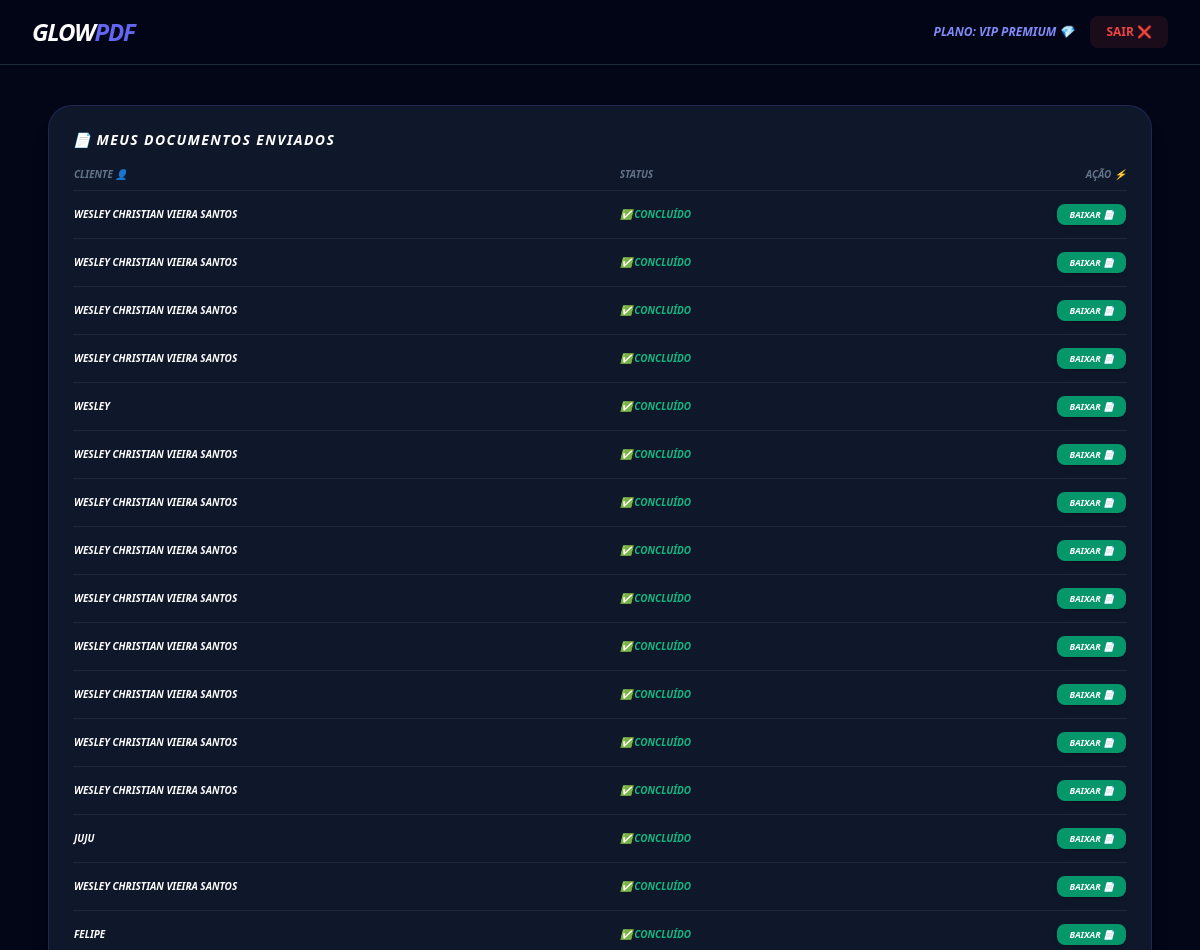
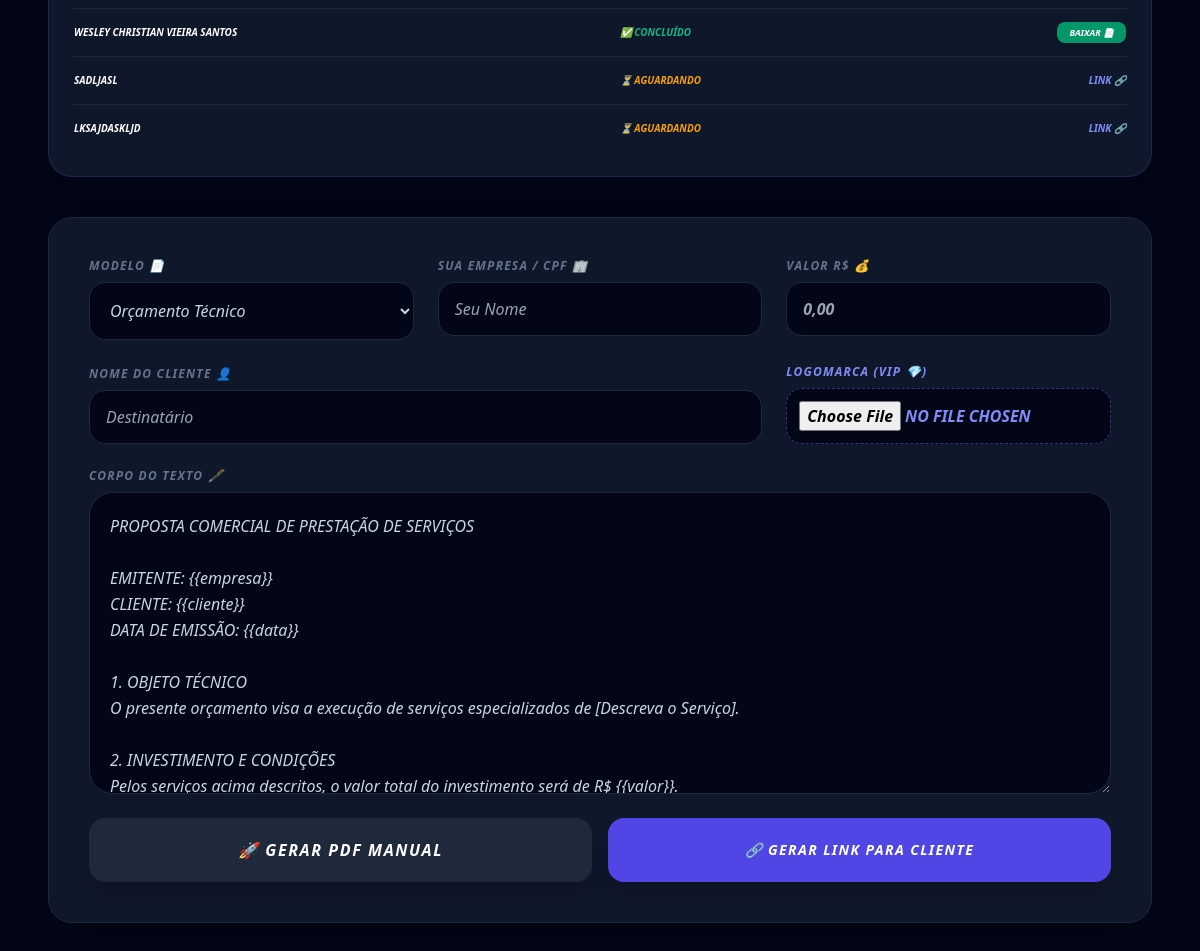
The page /index.php (signed in) on the database as committed earlier (2 pictures, top to bottom).
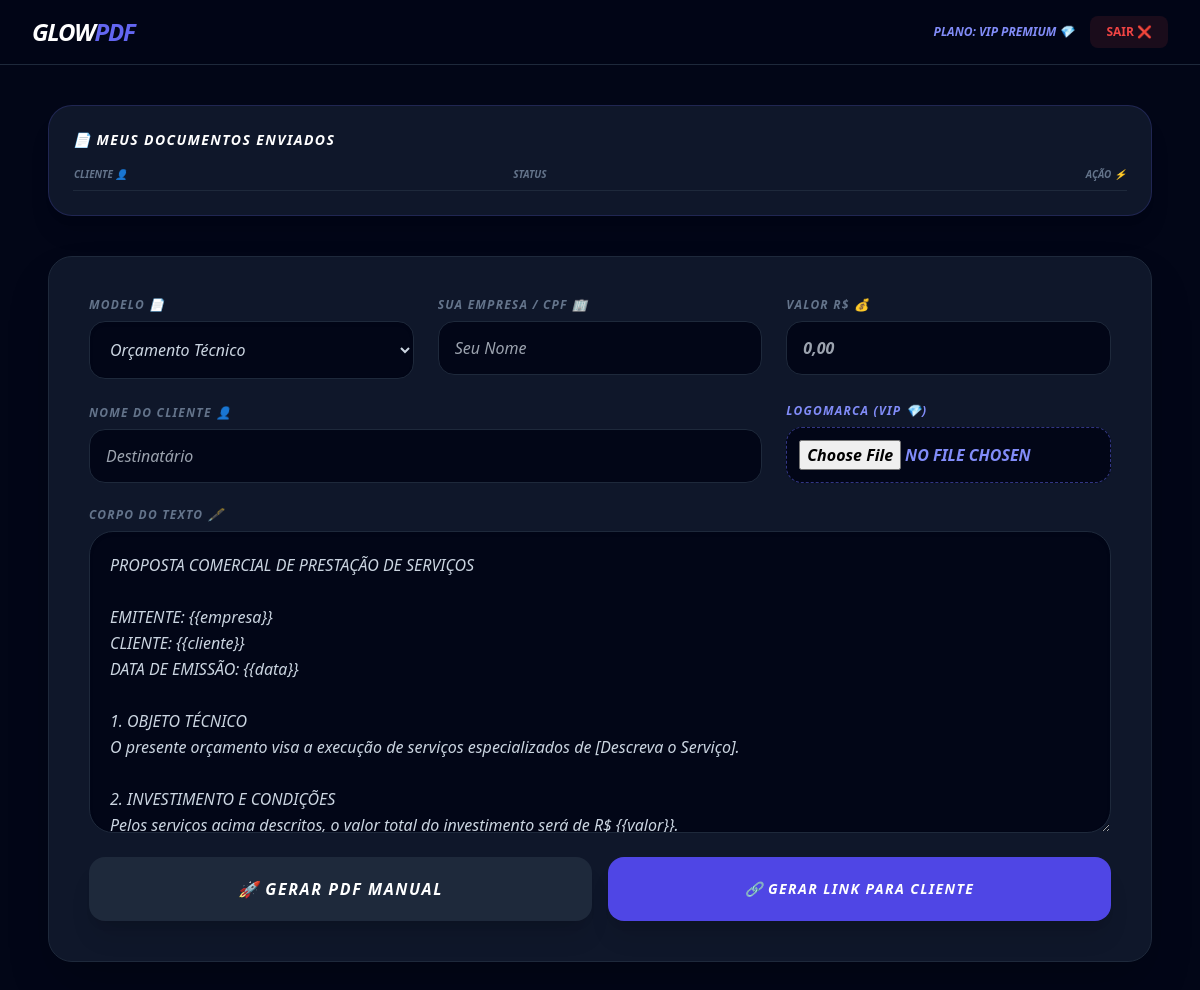
The same page on the database as committed later.
### tables this page shows
CREATE TABLE documentos (
    id INTEGER PRIMARY KEY AUTOINCREMENT,
    token VARCHAR(100) DEFAULT NULL,
    usuario_id INTEGER DEFAULT NULL,
    tipo VARCHAR(100) DEFAULT NULL,
    empresa VARCHAR(255) DEFAULT NULL,
    cliente VARCHAR(255) DEFAULT NULL,
    valor VARCHAR(50) DEFAULT NULL,
    descricao TEXT DEFAULT NULL,
    logo_empresa LONGTEXT DEFAULT NULL,
    assinatura_cliente LONGTEXT DEFAULT NULL,
    assinatura_empresa LONGTEXT DEFAULT NULL,
    status TEXT DEFAULT "pendente" CHECK(status IN ("pendente","assinado_cliente","assinado")),
    criado_em DATETIME DEFAULT CURRENT_TIMESTAMP
);

### index.php (the view, shortened to what this page needs)
<?php
try {
    $pdo = new PDO("sqlite:" . __DIR__ . "/glow.db");
    $pdo->setAttribute(PDO::ATTR_ERRMODE, PDO::ERRMODE_EXCEPTION);
    $pdo->setAttribute(PDO::ATTR_DEFAULT_FETCH_MODE, PDO::FETCH_ASSOC);
} catch (Exception $e) { $error_db = "Erro de conexão."; }
$hoje = date("Y-m-d"); $is_pro = false;
if (isset($_SESSION["user"])) {
    $stmt = $pdo->prepare("SELECT status, expira_em FROM usuarios WHERE id = ?");
    $stmt->execute([$_SESSION["user"]["id"]]);
    $check = $stmt->fetch();
    if ($check && $check["status"] === "ativo" && $check["expira_em"] >= $hoje) { $is_pro = true; }
}
?>
<!DOCTYPE html>
<html lang="pt-br">
<head>
    <script src="https://cdn.tailwindcss.com"></script>
</head>
<body class="bg-custom text-slate-300 min-h-screen font-sans">
    <nav class="bg-[#020617]/80 backdrop-blur-md border-b border-slate-800 sticky top-0 z-50">
        <div class="max-w-7xl mx-auto px-4 sm:px-6 lg:px-8">
            <div class="flex justify-between h-16 items-center">
                <h1 class="text-xl md:text-2xl font-black text-white italic tracking-tighter">GLOW<span class="text-indigo-500">PDF</span></h1>
                <div class="hidden md:flex items-center gap-4">
                    <?php if (isset($_SESSION["user"])): ?>
                        <span class="text-xs font-bold text-indigo-400 uppercase italic text-xs">PLANO: <?= $is_pro ? "VIP PREMIUM 💎" : "GRATUITO" ?></span>
                        <a href="?logout=1" class="bg-red-500/10 text-red-500 px-4 py-2 rounded-lg text-xs font-bold uppercase">SAIR ❌</a>
                    <?php endif; ?>
                </div>
            </div>
        </div>
    </nav>
    <main class="max-w-6xl mx-auto py-6 md:py-10 px-4 md:px-6">
        <?php if($is_pro): ?>
        <div class="mb-10 card-custom p-6 rounded-3xl border-indigo-500/20 shadow-xl italic">
            <h3 class="text-white font-bold mb-4 flex items-center gap-2 text-sm uppercase tracking-widest text-indigo-400 italic italic italic">📄 Meus Documentos Enviados</h3>
            <div class="overflow-x-auto text-[10px] italic">
                <table class="w-full text-left italic italic">
                    <thead class="text-slate-500 border-b border-slate-800 uppercase italic italic italic"><tr><th class="pb-2 italic">Cliente 👤</th><th class="pb-2 italic">Status</th><th class="pb-2 text-right italic">Ação ⚡</th></tr></thead>
                    <tbody class="divide-y divide-slate-800 italic italic">
                        <?php
                        $stmt_doc = $pdo->prepare("SELECT * FROM documentos WHERE usuario_id = ? ORDER BY criado_em DESC");
                        $stmt_doc->execute([$_SESSION['user']['id']]);
                        foreach($stmt_doc->fetchAll() as $md): ?>
                        <tr class="hover:bg-slate-800/50 transition italic italic italic">
                            <td class="py-4 text-white font-bold uppercase italic italic italic italic"><?= $md['cliente'] ?></td>
                            <td class="italic italic italic"><?php if($md['status'] == 'pendente'): ?><span class="text-amber-500 font-bold uppercase italic italic italic italic italic">⏳ Aguardando</span><?php elseif($md['status'] == 'assinado_cliente'): ?><span class="text-indigo-400 font-bold uppercase italic italic italic italic">✨ Cliente Assinou!</span><?php else: ?><span class="text-emerald-500 font-bold uppercase italic italic italic italic">✅ Concluído</span><?php endif; ?></td>
                            <td class="text-right italic italic italic italic"><?php if($md['status'] == 'pendente'): ?><button onclick="prompt('Link:', 'https://<?= $_SERVER['HTTP_HOST'] ?>/assinar.php?id=<?= $md['token'] ?>')" class="text-indigo-400 font-bold uppercase italic italic italic italic italic">Link 🔗</button><?php elseif($md['status'] == 'assinado_cliente'): ?><button onclick="abrirAssinaturaEmpresa(<?= $md['id'] ?>)" class="bg-indigo-600 text-white px-3 py-1 rounded-lg font-black uppercase text-[9px] shadow-lg italic italic italic italic">ASSINAR ✍️</button><?php else: ?><a href="?baixar_doc=<?= $md['id'] ?>" class="bg-emerald-600 text-white px-3 py-1 rounded-lg font-black uppercase text-[9px] shadow-md italic italic italic italic">Baixar 📄</a><?php endif; ?></td>
                        </tr>
                        <?php endforeach; ?>
                    </tbody>
                </table>
            </div>
        </div>
        <?php endif; ?>
        <div class="card-custom p-6 md:p-10 rounded-3xl shadow-2xl border-slate-800 italic italic">
            <form method="POST" id="mainForm" enctype="multipart/form-data" class="flex flex-col gap-6 italic italic">
                <div class="grid grid-cols-1 md:grid-cols-3 gap-6 italic italic italic">
                    <div class="flex flex-col italic"><label class="text-[10px] font-bold text-slate-500 uppercase mb-2 text-xs tracking-widest italic italic italic">Modelo 📄</label><select name="tipo_documento" id="tipo_doc" onchange="alterarTextoBase()" class="w-full p-4 rounded-2xl bg-slate-950 border border-slate-800 outline-none focus:border-indigo-500 text-sm shadow-inner italic italic italic"><option value="ORÇAMENTO TÉCNICO">Orçamento Técnico</option><option value="RECIBO DE PAGAMENTO">Recibo de Pagamento</option><option value="CONTRATO DE SERVIÇO">Contrato de Prestação</option><option value="DECLARAÇÃO">Declaração Profissional</option></select></div>
                    <div class="flex flex-col italic"><label class="text-[10px] font-bold text-slate-500 uppercase mb-2 text-xs tracking-widest italic italic italic">Sua Empresa / CPF 🏢</label><input type="text" name="empresa" id="emp_f" required placeholder="Seu Nome" class="w-full p-4 rounded-2xl bg-slate-950 border border-slate-800 outline-none text-sm focus:border-indigo-500 italic italic italic"></div>
                    <div class="flex flex-col italic"><label class="text-[10px] font-bold text-slate-500 uppercase mb-2 text-xs tracking-widest italic italic italic">Valor R$ 💰</label><input type="text" name="valor" id="val_f" required placeholder="0,00" class="w-full p-4 rounded-2xl bg-slate-950 border border-slate-800 text-indigo-400 font-bold text-sm focus:border-indigo-500 italic italic italic"></div>
                </div>
                <div class="grid grid-cols-1 md:grid-cols-3 gap-6 items-end italic italic italic italic">
                    <div class="md:col-span-2 flex flex-col italic italic"><label class="text-[10px] font-bold text-slate-500 uppercase mb-2 text-xs tracking-widest italic italic italic italic">Nome do Cliente 👤</label><input type="text" name="cliente" id="cli_f" required placeholder="Destinatário" class="w-full p-4 rounded-2xl bg-slate-950 border border-slate-800 text-sm focus:border-indigo-500 italic italic italic italic"></div>
                    <div class="flex flex-col italic italic"><label class="text-[10px] font-bold text-indigo-400 uppercase mb-2 text-xs tracking-widest italic italic italic italic font-black text-indigo-400 italic">Logomarca (VIP 💎)</label><?php if ($is_pro): ?><input type="file" name="logo_file" class="w-full p-3 text-[10px] bg-slate-950 rounded-2xl border border-dashed border-indigo-500/50 text-indigo-400 font-bold uppercase shadow-sm italic italic italic italic"><?php else: ?><div class="w-full p-4 bg-slate-800/20 rounded-2xl text-slate-500 italic text-center border border-slate-800 text-[10px] italic italic">Liberado apenas no VIP 💎</div><?php endif; ?></div>
                </div>
                <div class="flex flex-col italic italic"><label class="text-[10px] font-bold text-slate-500 uppercase mb-2 text-xs tracking-widest italic italic italic italic italic">Corpo do Texto 🖋️</label><textarea name="descricao" id="texto_doc" rows="10" class="w-full p-5 rounded-3xl bg-slate-950 border border-slate-800 outline-none text-sm leading-relaxed focus:border-indigo-500 shadow-inner italic italic italic"></textarea></div>
                <div class="grid grid-cols-1 md:grid-cols-2 gap-4 italic italic italic">
                    <button type="submit" name="gerar_pdf" class="bg-slate-800 hover:bg-slate-700 text-white font-black py-5 rounded-2xl uppercase tracking-widest transition shadow-xl text-sm md:text-base italic italic italic italic italic">🚀 GERAR PDF MANUAL</button>
                    <?php if ($is_pro): ?>
                    <button type="submit" name="gerar_link" class="bg-indigo-600 hover:bg-indigo-500 text-white font-black py-5 rounded-2xl uppercase tracking-widest shadow-xl transition text-sm italic italic italic italic italic">🔗 GERAR LINK PARA CLIENTE</button>
                    <?php endif; ?>
                </div>
            </form>
        </div>
    </main>
</body>
</html>

### index.php (style rules this page uses)
.bg-custom { background: #020617; }
.card-custom { background: #0f172a; border: 1px solid #1e293b; }
input, select, textarea { font-size: 16px !important; }

Rows that differ between the two databases and show on the page:
removed documentos: cliente "WESLEY CHRISTIAN VIEIRA SANTOS", status "✅ CONCLUÍDO"
removed documentos: cliente "WESLEY CHRISTIAN VIEIRA SANTOS", status "✅ CONCLUÍDO"
removed documentos: cliente "WESLEY CHRISTIAN VIEIRA SANTOS", status "✅ CONCLUÍDO"
removed documentos: cliente "WESLEY CHRISTIAN VIEIRA SANTOS", status "✅ CONCLUÍDO"
removed documentos: cliente "WESLEY", status "✅ CONCLUÍDO"
removed documentos: cliente "WESLEY CHRISTIAN VIEIRA SANTOS", status "✅ CONCLUÍDO"
removed documentos: cliente "WESLEY CHRISTIAN VIEIRA SANTOS", status "✅ CONCLUÍDO"
removed documentos: cliente "WESLEY CHRISTIAN VIEIRA SANTOS", status "✅ CONCLUÍDO"
removed documentos: cliente "WESLEY CHRISTIAN VIEIRA SANTOS", status "✅ CONCLUÍDO"
removed documentos: cliente "WESLEY CHRISTIAN VIEIRA SANTOS", status "✅ CONCLUÍDO"
removed documentos: cliente "WESLEY CHRISTIAN VIEIRA SANTOS", status "✅ CONCLUÍDO"
removed documentos: cliente "WESLEY CHRISTIAN VIEIRA SANTOS", status "✅ CONCLUÍDO"
removed documentos: cliente "WESLEY CHRISTIAN VIEIRA SANTOS", status "✅ CONCLUÍDO"
removed documentos: cliente "JUJU", status "✅ CONCLUÍDO"
removed documentos: cliente "WESLEY CHRISTIAN VIEIRA SANTOS", status "✅ CONCLUÍDO"
removed documentos: cliente "FELIPE", status "✅ CONCLUÍDO"
removed documentos: cliente "WESLEY CHRISTIAN VIEIRA SANTOS", status "✅ CONCLUÍDO"
removed documentos: cliente "SADLJASL", status "⏳ AGUARDANDO"
removed documentos: cliente "LKSAJDASKLJD", status "⏳ AGUARDANDO"
